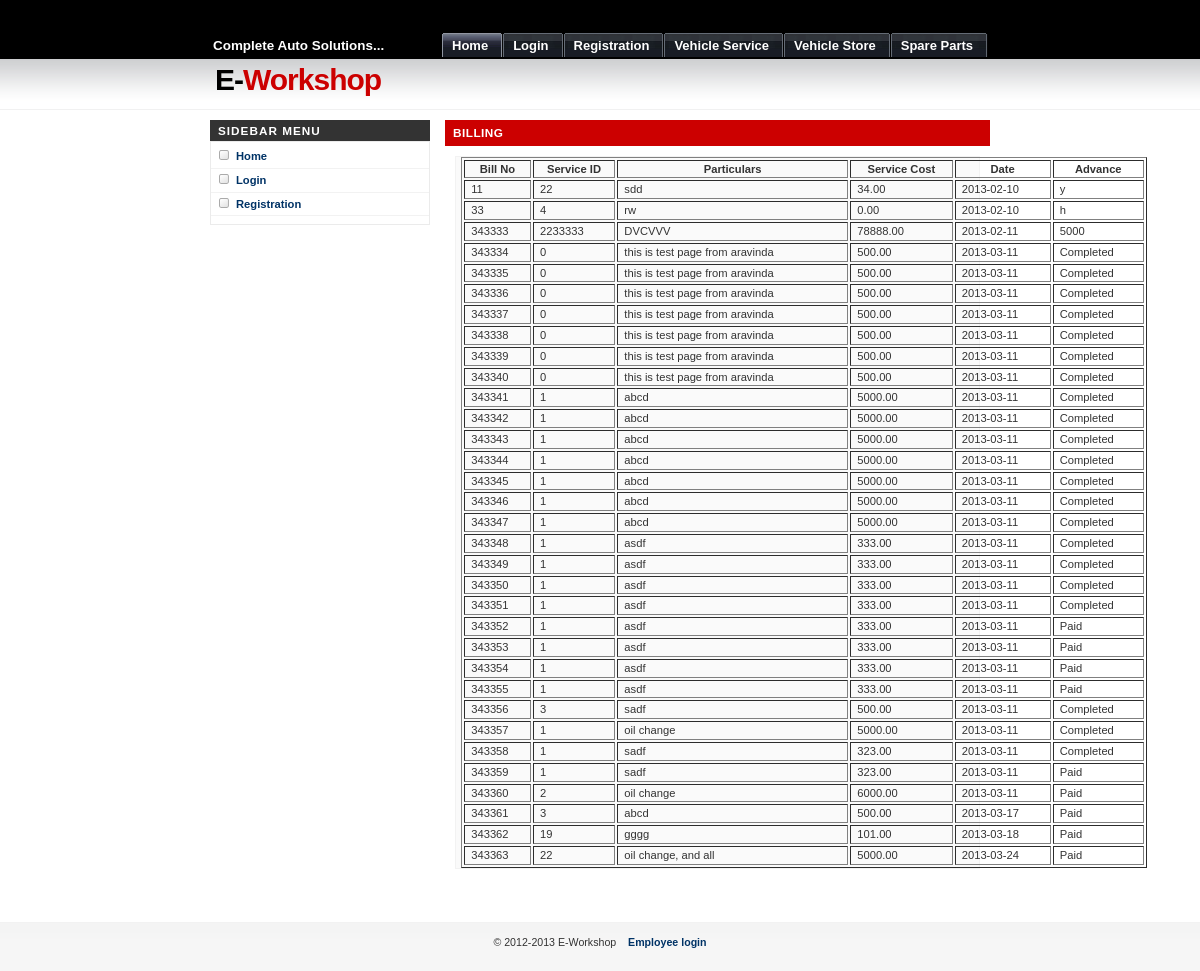
/viewbilling.php, run on the app's committed database.
### tables this page shows
CREATE TABLE IF NOT EXISTS `billing` (
  `billingno` int(10) NOT NULL AUTO_INCREMENT,
  `serviceid` int(10) NOT NULL,
  `particulars` text NOT NULL,
  `scost` double(10,2) NOT NULL,
  `date` date NOT NULL,
  `paidstatus` varchar(25) NOT NULL,
  PRIMARY KEY (`billingno`)
);

### viewbilling.php (the view, shortened to what this page needs)
<?php
include("header.php");
include("sidebar.php");
$result= mysql_query("select * from billing");
?>
		<div id="main">
			<h1>Billing</h1>
            <?php
if($ctins == 1)
{
	echo "<center><b>Employees account created successfully...</b></center><br>";
	echo "<center><b><a href='emplogin.php'>Click here to Login.</a></b></center>";
}
else
{
	?>
		<form id="form1" name="form1" method="post" action="">
		  <table width="686" border="1">
		    <tr>
		      <th scope="col">Bill No</th>
		      <th scope="col">Service ID</th>
		      <th scope="col">Particulars</th>
		      <th scope="col">Service Cost</th>
		      <th scope="col">Date</th>
		      <th scope="col">Advance</th>
	        </tr>
          <?php
		  while($arrrec= mysql_fetch_array($result))
		  {
		   echo" <tr>
		      <td>&nbsp; $arrrec[billingno]</td>
		      <td>&nbsp; $arrrec[serviceid]</td>
		      <td>&nbsp; $arrrec[particulars]</td>
		      <td>&nbsp; $arrrec[scost]</td>
		      <td>&nbsp; $arrrec[date]</td>
		      <td>&nbsp; $arrrec[paidstatus]</td>
	        </tr>";
		  }
	      ?>
          </table>
		</form>
   	<?php
	}
	?>
			<p>&nbsp;</p>
<br />
		</div>
</div>
<?php
include("footer.php");
?>

### images/Underground.css (style rules this page uses)
* { margin: 0; padding: 0; }
body { margin: 0; padding: 0; font: 70%/1.5 Verdana, Tahoma, Arial, Helvetica, sans-serif; color: #333; background: #FFF url(bg.gif) repeat-x; }
h1, h2, h3 { font-family: Arial, 'Trebuchet MS', Sans-Serif; font-weight: bold; color: #333; }
h1 { font-size: 120%; letter-spacing: .5px; }
h1, h2, h3, p { padding: 0; margin: 10px; }
form { margin:10px; padding: 0 5px; border: 1px solid #f2f2f2; background-color: #FAFAFA; }
#main { float: right; margin: 0; padding: 0; width: 545px; }
#main h1 { margin: 10px 0; padding: 4px 0 4px 8px; font-size: 105%; color: #FFF; text-transform: uppercase; background-color: #CC0000; letter-spacing: .5px; }

### data on the page
billing: billingno "11", serviceid "22", particulars "sdd", scost "34.00", date "2013-02-10", paidstatus "y"
billing: billingno "33", serviceid "4", particulars "rw", scost "0.00", date "2013-02-10", paidstatus "h"
billing: billingno "343333", serviceid "2233333", particulars "DVCVVV", scost "78888.00", date "2013-02-11", paidstatus "5000"
billing: billingno "343334", serviceid "0", particulars "this is test page from aravinda", scost "500.00", date "2013-03-11", paidstatus "Completed"
billing: billingno "343335", serviceid "0", particulars "this is test page from aravinda", scost "500.00", date "2013-03-11", paidstatus "Completed"
billing: billingno "343336", serviceid "0", particulars "this is test page from aravinda", scost "500.00", date "2013-03-11", paidstatus "Completed"
billing: billingno "343337", serviceid "0", particulars "this is test page from aravinda", scost "500.00", date "2013-03-11", paidstatus "Completed"
billing: billingno "343338", serviceid "0", particulars "this is test page from aravinda", scost "500.00", date "2013-03-11", paidstatus "Completed"
billing: billingno "343339", serviceid "0", particulars "this is test page from aravinda", scost "500.00", date "2013-03-11", paidstatus "Completed"
billing: billingno "343340", serviceid "0", particulars "this is test page from aravinda", scost "500.00", date "2013-03-11", paidstatus "Completed"
billing: billingno "343341", serviceid "1", particulars "abcd", scost "5000.00", date "2013-03-11", paidstatus "Completed"
billing: billingno "343342", serviceid "1", particulars "abcd", scost "5000.00", date "2013-03-11", paidstatus "Completed"
billing: billingno "343343", serviceid "1", particulars "abcd", scost "5000.00", date "2013-03-11", paidstatus "Completed"
billing: billingno "343344", serviceid "1", particulars "abcd", scost "5000.00", date "2013-03-11", paidstatus "Completed"
billing: billingno "343345", serviceid "1", particulars "abcd", scost "5000.00", date "2013-03-11", paidstatus "Completed"
billing: billingno "343346", serviceid "1", particulars "abcd", scost "5000.00", date "2013-03-11", paidstatus "Completed"
billing: billingno "343347", serviceid "1", particulars "abcd", scost "5000.00", date "2013-03-11", paidstatus "Completed"
billing: billingno "343348", serviceid "1", particulars "asdf", scost "333.00", date "2013-03-11", paidstatus "Completed"
billing: billingno "343349", serviceid "1", particulars "asdf", scost "333.00", date "2013-03-11", paidstatus "Completed"
billing: billingno "343350", serviceid "1", particulars "asdf", scost "333.00", date "2013-03-11", paidstatus "Completed"
billing: billingno "343351", serviceid "1", particulars "asdf", scost "333.00", date "2013-03-11", paidstatus "Completed"
billing: billingno "343352", serviceid "1", particulars "asdf", scost "333.00", date "2013-03-11", paidstatus "Paid"
billing: billingno "343353", serviceid "1", particulars "asdf", scost "333.00", date "2013-03-11", paidstatus "Paid"
billing: billingno "343354", serviceid "1", particulars "asdf", scost "333.00", date "2013-03-11", paidstatus "Paid"
billing: billingno "343355", serviceid "1", particulars "asdf", scost "333.00", date "2013-03-11", paidstatus "Paid"
billing: billingno "343356", serviceid "3", particulars "sadf", scost "500.00", date "2013-03-11", paidstatus "Completed"
billing: billingno "343357", serviceid "1", particulars "oil change", scost "5000.00", date "2013-03-11", paidstatus "Completed"
billing: billingno "343358", serviceid "1", particulars "sadf", scost "323.00", date "2013-03-11", paidstatus "Completed"
billing: billingno "343359", serviceid "1", particulars "sadf", scost "323.00", date "2013-03-11", paidstatus "Paid"
billing: billingno "343360", serviceid "2", particulars "oil change", scost "6000.00", date "2013-03-11", paidstatus "Paid"
billing: billingno "343361", serviceid "3", particulars "abcd", scost "500.00", date "2013-03-17", paidstatus "Paid"
billing: billingno "343362", serviceid "19", particulars "gggg", scost "101.00", date "2013-03-18", paidstatus "Paid"
billing: billingno "343363", serviceid "22", particulars "oil change, and all", scost "5000.00", date "2013-03-24", paidstatus "Paid"
